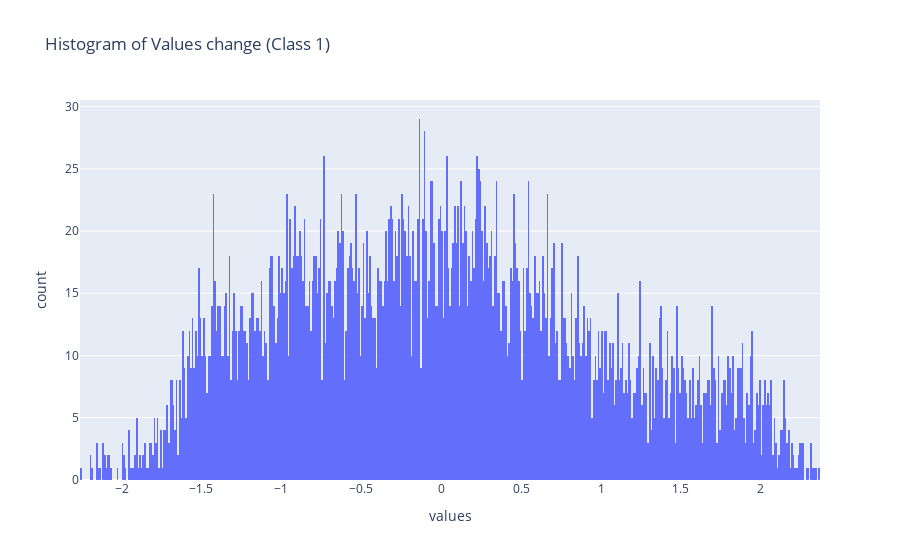

Notebook code for this chart:
### Code cell
# Create a histogram using Plotly Express
fig = px.histogram(class1_train_data, x='values', nbins=500, title='Histogram of Values change (Class 1)')
fig.show()

### Figure 1 — Plotly figure (JSON) as saved in the notebook; plotly's stock layout.template omitted (floating-point values rounded to 4 significant figures; data arrays with more than 128 entries replaced by an {"elided": "..."} marker saying what was removed)
{"data": [{"alignmentgroup": "True", "bingroup": "x", "hovertemplate": "values=%{x}<br>count=%{y}<extra></extra>", "legendgroup": "", "marker": {"color": "#636efa", "pattern": {"shape": ""}}, "name": "", "nbinsx": 500, "offsetgroup": "", "orientation": "v", "showlegend": false, "type": "histogram", "x": {"elided": "5120 float values"}, "xaxis": "x", "yaxis": "y"}], "layout": {"barmode": "relative", "legend": {"tracegroupgap": 0}, "title": {"text": "Histogram of Values change (Class 1)"}, "xaxis": {"anchor": "y", "domain": [0, 1], "title": {"text": "values"}}, "yaxis": {"anchor": "x", "domain": [0, 1], "title": {"text": "count"}}}}
